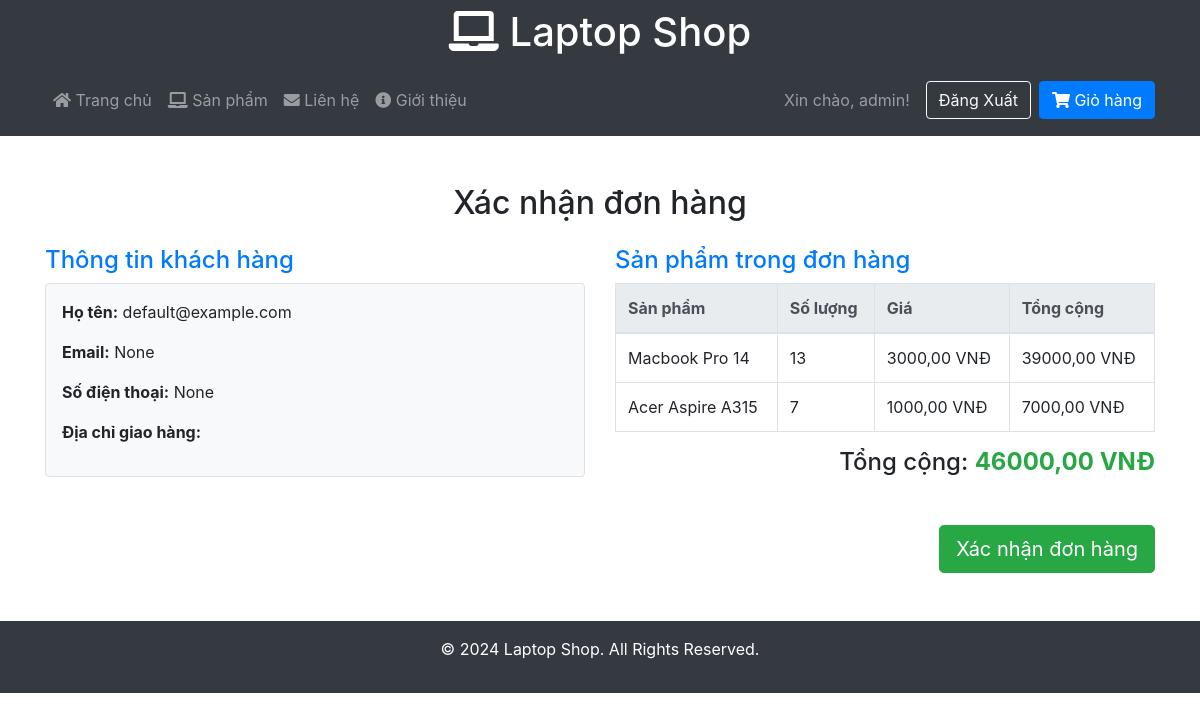
/order_confirmation/1/ (signed in), run on the app's committed database.
### products/models.py (models this page shows, shortened)
class Order(models.Model):
    user = models.ForeignKey(settings.AUTH_USER_MODEL, on_delete=models.SET_NULL, null=True, blank=True)
    created_at = models.DateTimeField(auto_now_add=True)
    completed = models.BooleanField(default=False)
    customer_name = models.CharField(max_length=255)
    customer_email = models.EmailField(null=True, blank=True)
    customer_phone = models.CharField(max_length=15, null=True, blank=True)
    shipping_address = models.TextField()
    @property
    def get_total_price(self):
        total = sum([item.get_total_price for item in self.items.all()])
        return total

class OrderItem(models.Model):
    product = models.ForeignKey(Laptop, on_delete=models.CASCADE)  # Sử dụng Laptop làm sản phẩm
    order = models.ForeignKey(Order, on_delete=models.CASCADE, related_name='items')
    quantity = models.PositiveIntegerField(default=1)
    @property
    def get_total_price(self):
        return self.quantity * self.product.price

class Laptop(models.Model):
    name = models.CharField(max_length=255)
    description = models.TextField()
    price = models.DecimalField(max_digits=10, decimal_places=2)
    image = models.ImageField(upload_to='laptops/')  # Hình ảnh chính của laptop
    created_at = models.DateTimeField(auto_now_add=True)

### products/views.py (the view)
# urls.py: path('order_confirmation/<int:order_id>/', order_confirmation, name='order_confirmation'),
def order_confirmation(request, order_id):
    order = get_object_or_404(Order, id=order_id)
    order_items = order.items.all()  # Lấy tất cả các mục sản phẩm trong đơn hàng
    return render(request, 'products/order_confirmation.html', {
        'order': order,
        'order_items': order_items,
        'cart_item_count': get_cart_item_count(request)
    })

### products/views.py (called while the page is built)
def get_cart_item_count(request):
    cart = request.session.get('cart', {})
    return sum(item['quantity'] for item in cart.values())

### products/templates/products/order_confirmation.html (shortened to what this page needs)
{% include 'products/header.html' %}
<main class="container my-5">
    <h2 class="text-center mb-4">Xác nhận đơn hàng</h2>
    <div class="row">
        <div class="col-md-6">
            <h4 class="text-primary">Thông tin khách hàng</h4>
            <div class="p-3 mb-4 bg-light border rounded">
                <p><strong>Họ tên:</strong> {{ order.customer_name }}</p>
                <p><strong>Email:</strong> {{ order.customer_email }}</p>
                <p><strong>Số điện thoại:</strong> {{ order.customer_phone }}</p>
                <p><strong>Địa chỉ giao hàng:</strong> {{ order.shipping_address }}</p>
            </div>
        </div>
        <div class="col-md-6">
            <h4 class="text-primary">Sản phẩm trong đơn hàng</h4>
            <div class="table-responsive">
                <table class="table table-bordered">
                    <thead class="thead-light">
                        <tr>
                            <th>Sản phẩm</th>
                            <th>Số lượng</th>
                            <th>Giá</th>
                            <th>Tổng cộng</th>
                        </tr>
                    </thead>
                    <tbody>
                        {% for item in order_items %}
                        <tr>
                            <td>{{ item.product.name }}</td>
                            <td>{{ item.quantity }}</td>
                            <td>{{ item.product.price }} VNĐ</td>
                            <td>{{ item.get_total_price }} VNĐ</td>
                        </tr>
                        {% endfor %}
                    </tbody>
                </table>
            </div>
            <h4 class="text-right">Tổng cộng: <strong class="text-success">{{ order.get_total_price }} VNĐ</strong></h4>
        </div>
    </div>
    <div class="text-right mt-4">
        <form method="POST">
            <button type="submit" class="btn btn-success btn-lg">Xác nhận đơn hàng</button>
        </form>
    </div>
</main>
{% include 'products/footer.html' %}

### products/templates/products/header.html (shortened to what this page needs)
<!DOCTYPE html>
<html lang="en">
<head>
    <link href="https://stackpath.bootstrapcdn.com/bootstrap/4.5.2/css/bootstrap.min.css" rel="stylesheet">
    <link href="https://cdnjs.cloudflare.com/ajax/libs/font-awesome/5.15.4/css/all.min.css" rel="stylesheet">
</head>
<body>
<header class="bg-dark text-white p-2">
    <div class="container">
        <h1 class="text-center"><i class="fas fa-laptop"></i> Laptop Shop</h1>
    </div>
    <nav class="navbar navbar-expand-lg navbar-dark bg-dark mt-3">
        <div class="container">
            <div class="collapse navbar-collapse" id="navbarNav">
                <ul class="navbar-nav mr-auto">
                    <li class="nav-item {% if request.path == '/' %}active{% endif %}">
                        <a class="nav-link" href="{% url 'home' %}"><i class="fas fa-home"></i> Trang chủ</a>
                    </li>
                    <li class="nav-item {% if request.path == '/laptops/' %}active{% endif %}">
                        <a class="nav-link" href="{% url 'laptop_list' %}"><i class="fas fa-laptop"></i> Sản phẩm</a>
                    </li>
                    <li class="nav-item {% if request.path == '/contact' %}active{% endif %}">
                        <a class="nav-link" href="{% url 'contact' %}"><i class="fas fa-envelope"></i> Liên hệ</a>
                    </li>
                    <li class="nav-item {% if request.path == '/about' %}active{% endif %}">
                        <a class="nav-link" href="{% url 'about' %}"><i class="fas fa-info-circle"></i> Giới thiệu</a>
                    </li>
                </ul>
                {% if user.is_authenticated %}
                <span class="navbar-text mr-2">Xin chào, {{ user.username }}!</span>
                <form action="{% url 'logout' %}" method="POST" style="display:inline;">
                    <button type="submit" class="btn btn-outline-light ml-2">Đăng Xuất</button>
                </form>
                {% else %}
                    <a href="{% url 'login' %}" class="btn btn-outline-light">
                        <i class="fas fa-sign-in-alt"></i> Đăng Nhập
                    </a>
                    <a href="{% url 'register' %}" class="btn btn-outline-light ml-2">Đăng Ký</a>
                {% endif %}
                {% if request.path != '/cart/' %}
                <a href="{% url 'cart' %}" class="btn btn-primary ml-2">
                    <i class="fas fa-shopping-cart"></i> Giỏ hàng
                </a>
                {% endif %}
            </div>
        </div>
    </nav>
</header>

### data on the page
Order: customer_name "default@example.com", customer_email "None", customer_phone "None", get_total_price "46000,00"
OrderItem: product.name "Macbook Pro 14", quantity "13", product.price "3000,00", get_total_price "39000,00"
OrderItem: product.name "Acer Aspire A315", quantity "7", product.price "1000,00", get_total_price "7000,00"

### other printed values
{{ user.username }} "admin"
